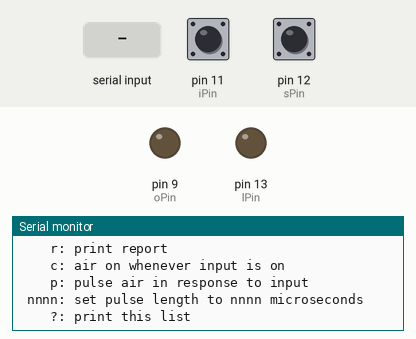
Recording of a sketch running on a simulated Arduino Uno, built with avr-gcc and run on an emulated ATmega328P. Shown: output pins drawn as LEDs (lit = HIGH), the last lines printed to the serial monitor. The inputs (shaded band) are chosen by the test bench; at power-on: pin 12 (sPin) HIGH, pin 11 (iPin) HIGH.

Above: at 1.3 s.
1.4 s: pin 12 (sPin) pulled LOW for 0.15 s
At 2.5 s:
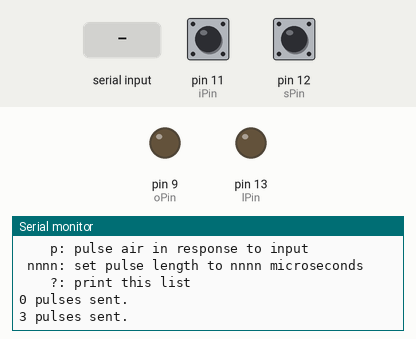
3.0 s: "90,45\n" received over Serial
At 4.2 s:
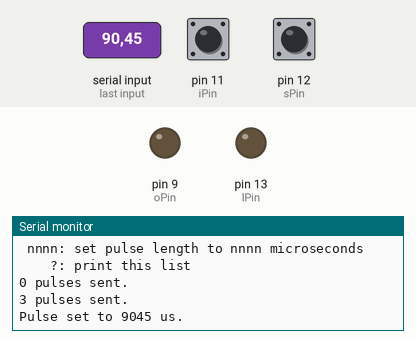
4.5 s: byte 99 ('c') received over Serial
At 5.4 s:
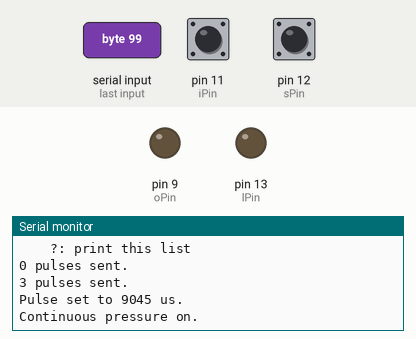
6.0 s: byte 112 ('p') received over Serial
At 6.5 s:
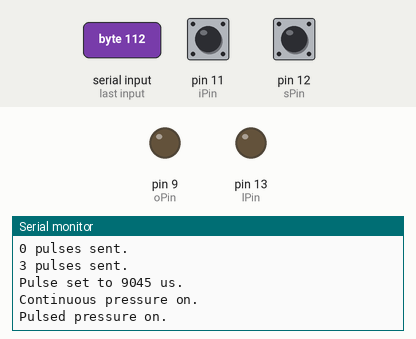

Measured:
- after the input at 1.4 s, the serial monitor: prints a new line at once (image 1)
- after the input at 3.0 s, the serial monitor: prints a new line at once (image 2)
- after the input at 4.5 s, the serial monitor: prints a new line at once (image 3)
- after the input at 6.0 s, the serial monitor: prints a new line at once (image 4)

The sketch:

pulse-train.ino
```cpp
/*
 * Pneumatic pulse/pressure generator for Arduino Uno
 *
 * Adrian Bowyer
 * RepRap Ltd
 * 1 June 2016
 *
 * In pulsed mode this takes an interrupt from iPin and generates a positive pulse on oPin.  The pulse
 * is also output to the LED on lPin.
 *
 * The duration of the pulse in microseconds can be changed by sending an integer to Serial
 * terminated by \n.
 *
 * Alternatively, in continuous mode, the air is on whenever iPin is low or the
 * button is pressed.
 *
 * If pin sPin is grounded then a pulse chain is generated at 20 Hz.
 */

#define LEN 20 // Bytes in a short string

const int iPin = 11;
const int oPin = 9;
const int lPin = 13;
const int sPin = 12;

const long interval = 50;           // Interval in ms for 20 Hz
long pulse = 5000;                  // Default pulse in us.
long currentPulse = 0;              // Time to...
long oldPulse = 0;                  // ...switch off.
long currentInterval = 0;           // 20Hz...
long oldInterval = 0;               // ...timer
bool live = false;                  // Is a pulse active?
char inString[LEN];                 // For input number
int sCount = 0;                     // Byte counter
int c;                              // Byte for reading
long pulseCount = 0;                // Count of number of pulses sent
bool buttonPressed = false;         // Check when sIn changes
bool continuous = false;            // True for continuous air; false for pulsed
byte pinState = 1;                  // State of the input pin


//*****************************************************************************************
/*
void pciSetup(byte pin)
{
    *digitalPinToPCMSK(pin) |= bit (digitalPinToPCMSKbit(pin));  // enable pin
    PCIFR  |= bit (digitalPinToPCICRbit(pin)); // clear any outstanding interrupt
    PCICR  |= bit (digitalPinToPCICRbit(pin)); // enable interrupt for the group
}

ISR (PCINT0_vect) // handle pin change interrupt for D8 to D13 here
{
     if(!digitalRead(iPin)) // Only respond to high->low transition
      PulseOn();
}
*/


// Called by an interrupt and by sPin being held low

void PulseOn()
{
  oldPulse = micros();
  digitalWrite(oPin, 1);
  digitalWrite(lPin, 1);
  pulseCount++;
  live = true;
}

void PollHL()
{
  byte p;
  if((p = digitalRead(iPin)) != pinState)
  {
    if(!p)
      PulseOn();
    pinState = p;
  }
}

// Turn a pulse off when it's finished

void PulseOff()
{
  live = false;
  digitalWrite(oPin, 0);
  digitalWrite(lPin, 0);
}

// Report the pulse count and set it to 0

void PulseReport()
{
  Serial.print(pulseCount);
  Serial.print(" pulses sent.\n");
  pulseCount = 0;
}

void setup()
{
  Serial.begin(9600);
  while (!Serial)
  {
    ; // wait for serial port to connect. Needed for native USB port only
  }
  pinMode(oPin, OUTPUT);
  pinMode(lPin, OUTPUT);
  pinMode(sPin, INPUT_PULLUP);
  pinMode(iPin, INPUT_PULLUP); // NB - no pullup, as needs to interface with Duet/Due
  //pciSetup(iPin);
  //attachInterrupt(digitalPinToInterrupt(iPin), PulseOn, FALLING);
  Prompt();
  sCount = 0;
}

void Prompt()
{
  Serial.println("\nCommands (follow by return):");
  Serial.println("    r: print report");
  Serial.println("    c: air on whenever input is on");
  Serial.println("    p: pulse air in response to input");
  Serial.println(" nnnn: set pulse length to nnnn microseconds");
  Serial.println("    ?: print this list");
}

void loop()
{
  if(continuous)
  {
    if(!digitalRead(iPin) || !digitalRead(sPin))
      PulseOn();
    else
      PulseOff();
  }else
  {
    PollHL();

    // If a pulse is live terminate it if it has gone on long enough

    if(live)
    {
      currentPulse = micros();
      if(currentPulse - oldPulse >= pulse)
        PulseOff();
    }

    // If we are at a 20Hz moment check sPin and generate a pulse if it is 0

    currentInterval = millis();
    if(currentInterval - oldInterval >= interval)
    {
      oldInterval = currentInterval;
      if(!digitalRead(sPin))
      {
        PulseOn();
      }
    }
  }

  // Report pulse count when the button changes state

  if(buttonPressed)
  {
    if(digitalRead(sPin))
    {
      buttonPressed = false;
      PulseReport();
    }
  } else
  {
    if(!digitalRead(sPin))
    {
      buttonPressed = true;
      PulseReport();
    }
  }

  // Read any bytes from Serial and use them to adjust the pulse length or switch mode

  if(Serial.available())
  {
    c = Serial.read();
    if(c == '\n')
    {
      inString[sCount] = 0;
      if(sCount)
      {
        sscanf(inString, "%d", &pulse);
        Serial.print("Pulse set to ");
        Serial.print(pulse);
        Serial.print(" us.\n");
      }
      sCount = 0;
    }

    if(isdigit(c)) // Ignore non-digits
    {
      inString[sCount] = (char)c;
      sCount++;
      if(sCount >= LEN)
      {
        sCount = 0; // Throw away buffer overruns
      }
    }

    // Check other commands from the serial interface

    if(c == 'r')
      PulseReport();
    if(c == 'c')
    {
      continuous = true;
      Serial.println("Continuous pressure on.");
    }
    if(c == 'p')
    {
      continuous = false;
      Serial.println("Pulsed pressure on.");
    }
    if(c == '?' || c == 'h')
      Prompt();
  }

}
```
